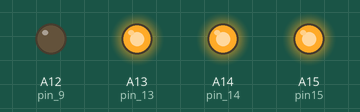
This sketch was run on a simulated Arduino Mega 2560, built with avr-gcc and run on an emulated ATmega2560. On the bench: output pins drawn as LEDs (lit = HIGH).

Above: at 0.1 s.
Timing chart, 0 to 1.6 s (numbered marks = the images above):
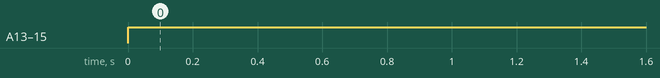

The sketch:

audio_button_check.ino
```cpp
int  i;
int arr[] ={A12,A13,A14,A15};
void setup() {
 pinMode(A12,OUTPUT);  //pin 9
 pinMode(A13,OUTPUT);//pin 13
 pinMode(A14,OUTPUT);//pin 14
 pinMode(A15,OUTPUT);//pin15


}

void loop() {


   analogWrite(A12,0);
   analogWrite(A13,255);
   analogWrite(A14,255);
   analogWrite(A15,255);

// analogWrite(A12,255);
//   analogWrite(A13,0);
//   analogWrite(A14,255);
//   analogWrite(A15,255);
//   delay(5000);

//   analogWrite(A12,255);
//   analogWrite(A13,255);
//   analogWrite(A15,0);
//   analogWrite(A14,255);
//   delay(5000);
//   analogWrite(A12,255);
//   analogWrite(A13,255);
//   analogWrite(A14,255);
//   analogWrite(A15,0);
//   delay(5000);

}
```

Measured:
- by itself, A13 (pin_13), A14 (pin_14), A15 (pin15): LOW → HIGH at 0.00 s
